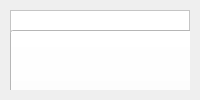
               <widget class="QWidget" name="Bot_SettingPanel">
                <layout class="QVBoxLayout" name="verticalLayout_49">
                 <property name="spacing">
                  <number>0</number>
                 </property>
                 <property name="leftMargin">
                  <number>10</number>
                 </property>
                 <property name="topMargin">
                  <number>10</number>
                 </property>
                 <property name="rightMargin">
                  <number>10</number>
                 </property>
                 <property name="bottomMargin">
                  <number>10</number>
                 </property>
                 <item>
                  <widget class="QFrame" name="frame">
                   <property name="styleSheet">
                    <string notr="true">background-color: rgb(255, 255, 255);</string>
                   </property>
                   <property name="frameShape">
                    <enum>QFrame::StyledPanel</enum>
                   </property>
                   <property name="frameShadow">
                    <enum>QFrame::Raised</enum>
                   </property>
                   <widget class="QPushButton" name="pushButton">
                    <property name="geometry">
                     <rect>
                      <x>0</x>
                      <y>20</y>
                      <width>191</width>
                      <height>171</height>
                     </rect>
                    </property>
                    <property name="text">
                     <string/>
                    </property>
                    <property name="icon">
                     <iconset>
                      <normaloff>image/278648865_716532036438113_3320425925480882445_n-removebg-preview.png</normaloff>image/278648865_716532036438113_3320425925480882445_n-removebg-preview.png</iconset>
                    </property>
                    <property name="iconSize">
                     <size>
                      <width>224</width>
                      <height>154</height>
                     </size>
                    </property>
                   </widget>
                   <widget class="QFrame" name="frame_16">
                    <property name="geometry">
                     <rect>
                      <x>210</x>
                      <y>0</y>
                      <width>501</width>
                      <height>211</height>
                     </rect>
                    </property>
                    <property name="frameShape">
                     <enum>QFrame::StyledPanel</enum>
                    </property>
                    <property name="frameShadow">
                     <enum>QFrame::Raised</enum>
                    </property>
                    <layout class="QGridLayout" name="gridLayout_3">
                     <item row="0" column="0">
                      <widget class="QLabel" name="label">
                       <property name="text">
                        <string>&lt;html&gt;&lt;head/&gt;&lt;body&gt;&lt;p&gt;&lt;span style=&quot; font-size:14pt; color:#4a4a4a;&quot;&gt;Design by : Tứ Trụ &lt;/span&gt;&lt;/p&gt;&lt;/body&gt;&lt;/html&gt;</string>
                       </property>
                      </widget>
                     </item>
                     <item row="0" column="1">
                      <widget class="QLabel" name="label_16">
                       <property name="text">
                        <string/>
                       </property>
                      </widget>
                     </item>
                     <item row="1" column="0">
                      <widget class="QLabel" name="label_5">
                       <property name="text">
                        <string>&lt;html&gt;&lt;head/&gt;&lt;body&gt;&lt;p&gt;&lt;span style=&quot; font-size:14pt;&quot;&gt;Đinh Thanh Tùng&lt;/span&gt;&lt;/p&gt;&lt;/body&gt;&lt;/html&gt;</string>
                       </property>
                      </widget>
                     </item>
                     <item row="1" column="1">
                      <widget class="QLabel" name="label_23">
                       <property name="text">
                        <string>&lt;html&gt;&lt;head/&gt;&lt;body&gt;&lt;p&gt;&lt;span style=&quot; font-size:14pt;&quot;&gt;20139096&lt;/span&gt;&lt;/p&gt;&lt;/body&gt;&lt;/html&gt;</string>
                       </property>
                      </widget>
                     </item>
                     <item row="2" column="0">
                      <widget class="QLabel" name="label_2">
                       <property name="text">
                        <string>&lt;html&gt;&lt;head/&gt;&lt;body&gt;&lt;p&gt;&lt;span style=&quot; font-size:14pt;&quot;&gt;Mai Văn Anh&lt;/span&gt;&lt;/p&gt;&lt;/body&gt;&lt;/html&gt;</string>
                       </property>
                      </widget>
                     </item>
                     <item row="2" column="1">
                      <widget class="QLabel" name="label_24">
                       <property name="text">
                        <string>&lt;html&gt;&lt;head/&gt;&lt;body&gt;&lt;p&gt;&lt;span style=&quot; font-size:14pt;&quot;&gt;20139059&lt;/span&gt;&lt;/p&gt;&lt;/body&gt;&lt;/html&gt;</string>
                       </property>
                      </widget>
                     </item>
                     <item row="3" column="0">
                      <widget class="QLabel" name="label_3">
                       <property name="text">
                        <string>&lt;html&gt;&lt;head/&gt;&lt;body&gt;&lt;p&gt;&lt;span style=&quot; font-size:14pt;&quot;&gt;Trần Toàn Thắng&lt;/span&gt;&lt;/p&gt;&lt;/body&gt;&lt;/html&gt;</string>
                       </property>
                      </widget>
                     </item>
                     <item row="3" column="1">
                      <widget class="QLabel" name="label_25">
                       <property name="text">
                        <string>&lt;html&gt;&lt;head/&gt;&lt;body&gt;&lt;p&gt;&lt;span style=&quot; font-size:14pt;&quot;&gt;20139015&lt;/span&gt;&lt;/p&gt;&lt;/body&gt;&lt;/html&gt;</string>
                       </property>
                      </widget>
                     </item>
                     <item row="4" column="0">
                      <widget class="QLabel" name="label_4">
                       <property name="text">
                        <string>&lt;html&gt;&lt;head/&gt;&lt;body&gt;&lt;p&gt;&lt;span style=&quot; font-size:14pt;&quot;&gt;Nguyễn Bá Quốc Tài&lt;/span&gt;&lt;/p&gt;&lt;/body&gt;&lt;/html&gt;</string>
                       </property>
                      </widget>
                     </item>
                     <item row="4" column="1">
                      <widget class="QLabel" name="label_26">
                       <property name="text">
                        <string>&lt;html&gt;&lt;head/&gt;&lt;body&gt;&lt;p&gt;&lt;span style=&quot; font-size:14pt;&quot;&gt;20139089&lt;/span&gt;&lt;/p&gt;&lt;/body&gt;&lt;/html&gt;</string>
                       </property>
                      </widget>
                     </item>
                    </layout>
                   </widget>
                   <widget class="QPushButton" name="pushButton_2">
                    <property name="geometry">
                     <rect>
                      <x>720</x>
                      <y>10</y>
                      <width>201</width>
                      <height>211</height>
                     </rect>
                    </property>
                    <property name="text">
                     <string/>
                    </property>
                    <property name="icon">
                     <iconset>
                      <normaloff>image/download-removebg-preview.png</normaloff>image/download-removebg-preview.png</iconset>
                    </property>
                    <property name="iconSize">
                     <size>
                      <width>251</width>
                      <height>267</height>
                     </size>
                    </property>
                   </widget>
                   <widget class="QLabel" name="label_27">
                    <property name="geometry">
                     <rect>
                      <x>960</x>
                      <y>40</y>
                      <width>271</width>
                      <height>41</height>
                     </rect>
                    </property>
                    <property name="text">
                     <string>&lt;html&gt;&lt;head/&gt;&lt;body&gt;&lt;p&gt;&lt;span style=&quot; font-size:14pt;&quot;&gt;Thầy Huỳnh Hoàng Hà&lt;/span&gt;&lt;/p&gt;&lt;/body&gt;&lt;/html&gt;</string>
                    </property>
                   </widget>
                  </widget>
                 </item>
                </layout>
               </widget>
